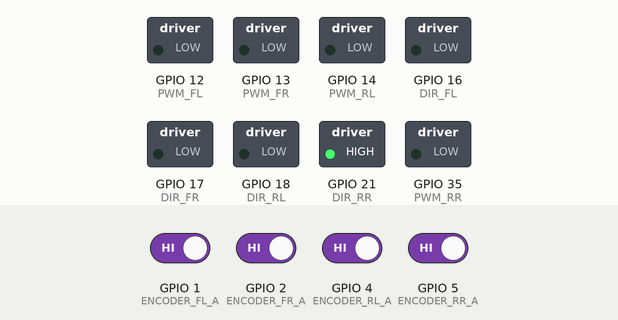
Simulated run of this program. Board: ESP32-S3. Shown: switched loads named in the program (green lamp = pin HIGH). The inputs (shaded band) are chosen by the test bench; at power-on: GPIO 1 (ENCODER_FL_A), GPIO 2 (ENCODER_FR_A), GPIO 4 (ENCODER_RL_A), GPIO 5 (ENCODER_RR_A) HIGH. What the program prints to the serial monitor is not drawn.

Above: at 0.1 s.
Timing chart, 0 to 1.6 s (numbered marks = the images above):
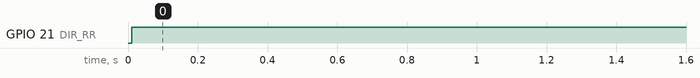

Measured:
- by itself, GPIO 21 (DIR_RR): LOW → HIGH at 0.01 s

The program:

main.cpp
```cpp
#include <Arduino.h>
#include "PIDController.h"
// put function declarations here:
// Front Left
const int ENCODER_FL_A = 1; //fRONT LEFT MOTOR YELLOW
const int ENCODER_FL_B = 6; // FRONT LEFT MOTOR WHITE
const int PWM_FL       = 12; // FRONT LEFT PWM
const int DIR_FL       = 16; // FRONT LEFT DIR
const int PWM_CH_FL    = 0;

// Front Right
const int ENCODER_FR_A = 2; // FRONT RIGHT YELLOW
const int ENCODER_FR_B = 7; //FRONT RIGHT WHITE
const int PWM_FR       = 13; // FRONT RIGHT PWM'
const int DIR_FR       = 17; // FRONT RIGHT DIR
const int PWM_CH_FR    = 1;

// Rear Left
const int ENCODER_RL_A = 4; // REAR LEFT YELLOW
const int ENCODER_RL_B = 10; // REAR LEFT WHITE
const int PWM_RL       = 14; // REAR LEFT PWM
const int DIR_RL       = 18; // REAR LEFT DIR
const int PWM_CH_RL    = 2;

// Rear Right
const int ENCODER_RR_A = 5; //REAR RIGHT YELLOW
const int ENCODER_RR_B = 11;// REAR RIGHT WHITE
const int PWM_RR       = 35; // REAR RIGHT PWM
const int DIR_RR       = 21; // REAR RIGHT DIR
const int PWM_CH_RR    = 3;


volatile long ticks_FL = 0; long prev_ticks_FL = 0;
volatile long ticks_FR = 0; long prev_ticks_FR = 0;
volatile long ticks_RL = 0; long prev_ticks_RL = 0;
volatile long ticks_RR = 0; long prev_ticks_RR = 0;


float vel_history_FL[4] = {0, 0, 0, 0}; int vel_index_FL = 0;
float vel_history_FR[4] = {0, 0, 0, 0}; int vel_index_FR = 0;
float vel_history_RL[4] = {0, 0, 0, 0}; int vel_index_RL = 0;
float vel_history_RR[4] = {0, 0, 0, 0}; int vel_index_RR = 0;

PIDController pidFL(0.3f, 0.005f, 0.0001f, 0.01f, 15000.0f);
PIDController pidFR(0.3f, 0.005f, 0.0001f, 0.01f, 15000.0f);
PIDController pidRL(0.3f, 0.005f, 0.0001f, 0.01f, 15000.0f);
PIDController pidRR(0.3f, 0.005f, 0.0001f, 0.01f, 15000.0f);

float target_FL = 0.0f;
float target_FR = 0.0f;
float target_RL = 0.0f;
float target_RR = 0.0f;

String input_string = "";
unsigned long last_msg_time = 0;

hw_timer_t * timer = NULL;
volatile bool run_pid_flag = false;
void IRAM_ATTR onTimer() { run_pid_flag = true; }

void IRAM_ATTR readEncoderFL() { if (digitalRead(ENCODER_FL_B)) ticks_FL++; else ticks_FL--; }
void IRAM_ATTR readEncoderFR() { if (digitalRead(ENCODER_FR_B)) ticks_FR++; else ticks_FR--; }
void IRAM_ATTR readEncoderRL() { if (digitalRead(ENCODER_RL_B)) ticks_RL--; else ticks_RL++; }
void IRAM_ATTR readEncoderRR() { if (digitalRead(ENCODER_RR_B)) ticks_RR++; else ticks_RR--; }

unsigned long last_print_time = 0;

// =============================================================================
// VELOCITY HELPER
// =============================================================================
float computeVelocity(long cur, long &prev, float* history, int &index) {
  float raw = (cur - prev) / 0.02f;
  prev = cur;
  if (raw >  5000.0f) raw =  5000.0f;
  if (raw < -5000.0f) raw = -5000.0f;
  history[index] = raw;
  index = (index + 1) % 4;
  return (history[0] + history[1] + history[2] + history[3]) / 4.0f;
}


void setup() {
  // put your setup code here, to run once:
  Serial0.begin(115200);

  // Direct RR motor test — bypasses PID completely

  // Encoder pins
  pinMode(ENCODER_FL_A, INPUT_PULLUP); pinMode(ENCODER_FL_B, INPUT_PULLUP);
  pinMode(ENCODER_FR_A, INPUT_PULLUP); pinMode(ENCODER_FR_B, INPUT_PULLUP);
  pinMode(ENCODER_RL_A, INPUT_PULLUP); pinMode(ENCODER_RL_B, INPUT_PULLUP);
  pinMode(ENCODER_RR_A, INPUT_PULLUP); pinMode(ENCODER_RR_B, INPUT_PULLUP);

  attachInterrupt(digitalPinToInterrupt(ENCODER_FL_A), readEncoderFL, RISING);
  attachInterrupt(digitalPinToInterrupt(ENCODER_FR_A), readEncoderFR, RISING);
  attachInterrupt(digitalPinToInterrupt(ENCODER_RL_A), readEncoderRL, RISING);
  attachInterrupt(digitalPinToInterrupt(ENCODER_RR_A), readEncoderRR, RISING);

  // Motor pins
  pinMode(DIR_FL, OUTPUT); pinMode(DIR_FR, OUTPUT);
  pinMode(DIR_RL, OUTPUT); pinMode(DIR_RR, OUTPUT);

  ledcSetup(PWM_CH_FL, 5000, 8); ledcAttachPin(PWM_FL, PWM_CH_FL); ledcWrite(PWM_CH_FL, 0);
  ledcSetup(PWM_CH_FR, 5000, 8); ledcAttachPin(PWM_FR, PWM_CH_FR); ledcWrite(PWM_CH_FR, 0);
  ledcSetup(PWM_CH_RL, 5000, 8); ledcAttachPin(PWM_RL, PWM_CH_RL); ledcWrite(PWM_CH_RL, 0);
  ledcSetup(PWM_CH_RR, 5000, 8); ledcAttachPin(PWM_RR, PWM_CH_RR); ledcWrite(PWM_CH_RR, 0);

  // 20ms hardware timer
  timer = timerBegin(0, 80, true);
  timerAttachInterrupt(timer, &onTimer, true);
  timerAlarmWrite(timer, 10000, true);
  timerAlarmEnable(timer);

  last_msg_time = millis();

  target_FL = 0.0f;
  target_FR = 0.0f;
  target_RL = 0.0f;
  target_RR = 0.0f;

  Serial0.println("ROBOT ready");
}

void loop() {
  // put your main code here, to run repeatedly:
  while (Serial0.available() > 0) {
    char c = Serial0.read();
    if (c == '\n') {
      float v1, v2, v3, v4;
      if (sscanf(input_string.c_str(), "M1:%f M2:%f M3:%f M4:%f", &v1, &v2, &v3, &v4) == 4) {
        target_FL = (v1 / 60.0f) * 175.0f;
        target_FR = (v2 / 60.0f) * 175.0f;
        target_RL = (v3 / 60.0f) * 175.0f;
        target_RR = (v4 / 60.0f) * 175.0f;
        last_msg_time = millis();
      }
      input_string = "";
    } else {
      input_string += c;
    }
  }

if (run_pid_flag) {
    run_pid_flag = false;

    noInterrupts();
    long cur_FL = ticks_FL; long cur_FR = ticks_FR;
    long cur_RL = ticks_RL; long cur_RR = ticks_RR;
    interrupts();

    float vel_FL = computeVelocity(cur_FL, prev_ticks_FL, vel_history_FL, vel_index_FL);
    float vel_FR = computeVelocity(cur_FR, prev_ticks_FR, vel_history_FR, vel_index_FR);
    float vel_RL = computeVelocity(cur_RL, prev_ticks_RL, vel_history_RL, vel_index_RL);
    float vel_RR = computeVelocity(cur_RR, prev_ticks_RR, vel_history_RR, vel_index_RR);

    float out_FL = (target_FL == 0.0f) ? 0.0f : pidFL.compute(target_FL, vel_FL);
    float out_FR = (target_FR == 0.0f) ? 0.0f : pidFR.compute(target_FR, vel_FR);
    float out_RL = (target_RL == 0.0f) ? 0.0f : pidRL.compute(target_RL, vel_RL);
    float out_RR = (target_RR == 0.0f) ? 0.0f : pidRR.compute(target_RR, vel_RR);

    // Feedforward
    if (target_FL > 0.0f) out_FL += 25.0f; else if (target_FL < 0.0f) out_FL -= 50.0f;
    if (target_FR > 0.0f) out_FR += 25.0f; else if (target_FR < 0.0f) out_FR -= 50.0f;
    if (target_RL > 0.0f) out_RL += 25.0f; else if (target_RL < 0.0f) out_RL -= 50.0f;
    if (target_RR > 0.0f) out_RR += 25.0f; else if (target_RR < 0.0f) out_RR -= 50.0f;

    out_FL = constrain(out_FL, -255.0f, 255.0f);
    out_FR = constrain(out_FR, -255.0f, 255.0f);
    out_RL = constrain(out_RL, -255.0f, 255.0f);
    out_RR = constrain(out_RR, -255.0f, 255.0f);

    digitalWrite(DIR_FL, out_FL >= 0 ? LOW : HIGH); ledcWrite(PWM_CH_FL, (int)abs(out_FL));
    digitalWrite(DIR_FR, out_FR >= 0 ? LOW : HIGH); ledcWrite(PWM_CH_FR, (int)abs(out_FR));
    digitalWrite(DIR_RL, out_RL >= 0 ? LOW: HIGH); ledcWrite(PWM_CH_RL, (int)abs(out_RL));
    digitalWrite(DIR_RR, out_RR >= 0 ? HIGH : LOW); ledcWrite(PWM_CH_RR, (int)abs(out_RR));

    // --- SEND TICKS every 50ms ---
    if (millis() - last_print_time >= 50) {
      last_print_time = millis();
      Serial0.printf("ENC:M1:%.1f M2:%.1f M3:%.1f M4:%.1f\n", vel_FL, vel_FR, vel_RL, vel_RR);
    }
  }
}
```

PIDController.h
```cpp
#pragma once

class PIDController {
  private:
    float Kp, Ki, Kd;
    float integral;
    float error_prior;
    float iteration_time;
    float max_integral;

  public:
    PIDController(float p, float i, float d, float dt, float max_i);
    float compute(float desired_velocity, float actual_velocity);
};
```

PIDController.cpp
```cpp
#include "PIDController.h"

PIDController::PIDController(float p, float i, float d, float dt, float max_i) {
    Kp = p; Ki = i; Kd = d;
    iteration_time = dt; max_integral = max_i;
    integral = 0.0f; error_prior = 0.0f;
}

float PIDController::compute(float desired_velocity, float actual_velocity) {
    float error = desired_velocity - actual_velocity;
    integral = integral + (error * iteration_time);

    if (integral > max_integral) integral = max_integral;
    else if (integral < -max_integral) integral = -max_integral;

    float derivative = (error - error_prior) / iteration_time;

    float output = (Kp * error) + (Ki * integral) + (Kd * derivative);
    error_prior = error;

    return output;
}
```
